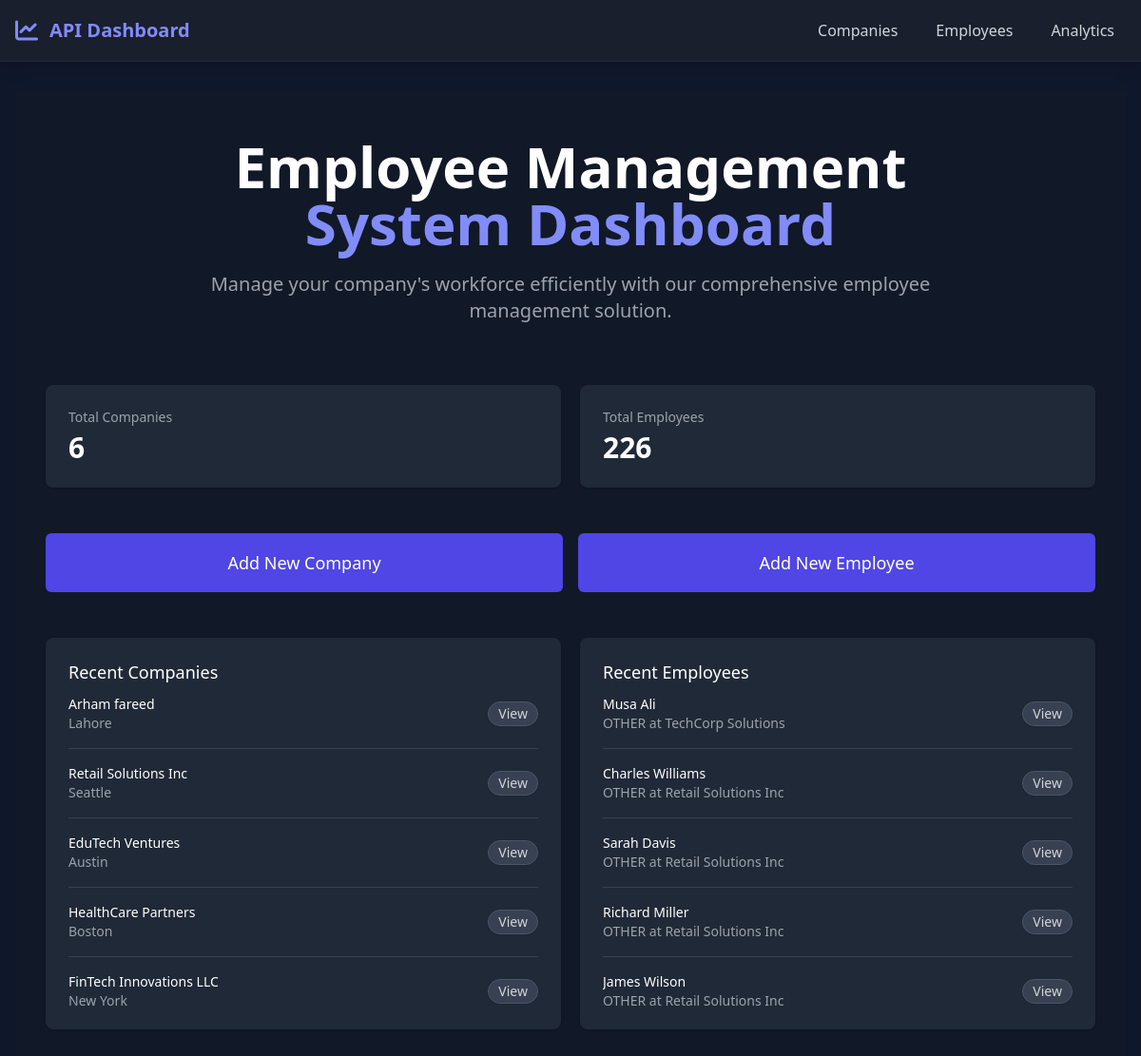
The page / on the database its author committed.
### api/models.py (models this page shows, shortened)
class Company(models.Model):
    COMPANY_TYPES = [
        ('CORP', 'Corporation'),
        ('LLC', 'Limited Liability Company'),
        ('PART', 'Partnership'),
        ('SOLE', 'Sole Proprietorship'),
    ]
    name = models.CharField(max_length=100, unique=True)
    location = models.CharField(max_length=200)
    type = models.CharField(max_length=4, choices=COMPANY_TYPES, default='CORP')
    revenue = models.DecimalField(max_digits=12, decimal_places=2, default=0)
    website = models.URLField(blank=True)
    established_date = models.DateField(null=True, blank=True)
    description = models.TextField(blank=True)
    slug = models.SlugField(unique=True, blank=True)
    created_at = models.DateTimeField(auto_now_add=True)
    updated_at = models.DateTimeField(auto_now=True)
    class Meta:
        verbose_name_plural = "Companies"
        ordering = ['name']

class Employee(models.Model):
    POSITION_CHOICES = [
        ('MGR', 'Manager'),
        ('DEV', 'Developer'),
        ('DES', 'Designer'),
        ('HR', 'HR'),
        ('SALES', 'Sales'),
        ('OTHER', 'Other'),
    ]
    PERFORMANCE_CHOICES = [
        ('EXC', 'Excellent'),
        ('GOOD', 'Good'),
        ('AVG', 'Average'),
        ('BELOW', 'Below Average'),
        ('POOR', 'Poor'),
    ]
    name = models.CharField(max_length=100)
    email = models.EmailField(
        unique=True,
        validators=[EmailValidator(message="Enter a valid email address.")]
    )
    phone = models.CharField(
        max_length=15,
        validators=[
            RegexValidator(
                regex=r'^\+?1?\d{9,15}$',
                message="Phone number must be entered in the format: '+999999999'. Up to 15 digits allowed."
            )
        ]
    )
    position = models.CharField(max_length=5, choices=POSITION_CHOICES, default='OTHER')
    company = models.ForeignKey(Company, on_delete=models.CASCADE)
    hire_date = models.DateField()
    salary = models.DecimalField(max_digits=10, decimal_places=2)
    performance_rating = models.CharField(max_length=5, choices=PERFORMANCE_CHOICES, default='AVG')
    projects_completed = models.IntegerField(default=0)
    is_active = models.BooleanField(default=True)
    created_at = models.DateTimeField(auto_now_add=True)
    updated_at = models.DateTimeField(auto_now=True)
    class Meta:
        ordering = ['name']
        unique_together = ['email', 'company']

### api/views.py (the view)
# urls.py: path('', views.HomeView.as_view(), name='home'),
class HomeView(TemplateView):
    template_name = 'home.html'
    def get_context_data(self, **kwargs):
        context = super().get_context_data(**kwargs)
        context['total_companies'] = Company.objects.count()
        context['total_employees'] = Employee.objects.count()
        context['recent_companies'] = Company.objects.order_by('-created_at')[:5]
        context['recent_employees'] = Employee.objects.order_by('-created_at')[:5]
        return context

### api/templates/home.html (shortened to what this page needs)
{% extends 'base.html' %}
{% block content %}
<div class="min-h-screen bg-gray-900 py-12">
    <div class="max-w-7xl mx-auto px-4 sm:px-6 lg:px-8">
        <div class="text-center mb-16">
            <h1 class="text-4xl font-extrabold text-white sm:text-5xl md:text-6xl">
                <span class="block">Employee Management</span>
                <span class="block text-indigo-400">System Dashboard</span>
            </h1>
            <p class="mt-3 max-w-md mx-auto text-base text-gray-400 sm:text-lg md:mt-5 md:text-xl md:max-w-3xl">
                Manage your company's workforce efficiently with our comprehensive employee management solution.
            </p>
        </div>
        <div class="grid grid-cols-1 gap-5 sm:grid-cols-2 mb-12">
            <div class="bg-gray-800 overflow-hidden shadow rounded-lg">
                <div class="px-4 py-5 sm:p-6">
                    <dt class="text-sm font-medium text-gray-400 truncate">Total Companies</dt>
                    <dd class="mt-1 text-3xl font-semibold text-white">{{ total_companies }}</dd>
                </div>
            </div>
            <div class="bg-gray-800 overflow-hidden shadow rounded-lg">
                <div class="px-4 py-5 sm:p-6">
                    <dt class="text-sm font-medium text-gray-400 truncate">Total Employees</dt>
                    <dd class="mt-1 text-3xl font-semibold text-white">{{ total_employees }}</dd>
                </div>
            </div>
        </div>
        <div class="grid grid-cols-1 gap-4 sm:grid-cols-2 mb-12">
            <a href="{% url 'company_create' %}" class="flex items-center justify-center px-4 py-3 border border-transparent text-base font-medium rounded-md text-white bg-indigo-600 hover:bg-indigo-700 md:py-4 md:text-lg md:px-10">
                Add New Company
            </a>
            <a href="{% url 'employee_create' %}" class="flex items-center justify-center px-4 py-3 border border-transparent text-base font-medium rounded-md text-white bg-indigo-600 hover:bg-indigo-700 md:py-4 md:text-lg md:px-10">
                Add New Employee
            </a>
        </div>
        <div class="grid grid-cols-1 gap-5 sm:grid-cols-2">
            <div class="bg-gray-800 overflow-hidden shadow rounded-lg">
                <div class="px-4 py-5 sm:p-6">
                    <h3 class="text-lg leading-6 font-medium text-white mb-4">Recent Companies</h3>
                    <div class="flow-root">
                        <ul class="-my-5 divide-y divide-gray-700">
                            {% for company in recent_companies %}
                            <li class="py-4">
                                <div class="flex items-center space-x-4">
                                    <div class="flex-1 min-w-0">
                                        <p class="text-sm font-medium text-white truncate">
                                            {{ company.name }}
                                        </p>
                                        <p class="text-sm text-gray-400 truncate">
                                            {{ company.location }}
                                        </p>
                                    </div>
                                    <div>
                                        <a href="{% url 'company_detail' company.slug %}" class="inline-flex items-center shadow-sm px-2.5 py-0.5 border border-gray-600 text-sm leading-5 font-medium rounded-full text-gray-300 bg-gray-700 hover:bg-gray-600">
                                            View
                                        </a>
                                    </div>
                                </div>
                            </li>
                            {% empty %}
                            <li class="py-4">
                                <p class="text-sm text-gray-400">No companies added yet</p>
                            </li>
                            {% endfor %}
                        </ul>
                    </div>
                </div>
            </div>
            <div class="bg-gray-800 overflow-hidden shadow rounded-lg">
                <div class="px-4 py-5 sm:p-6">
                    <h3 class="text-lg leading-6 font-medium text-white mb-4">Recent Employees</h3>
                    <div class="flow-root">
                        <ul class="-my-5 divide-y divide-gray-700">
                            {% for employee in recent_employees %}
                            <li class="py-4">
                                <div class="flex items-center space-x-4">
                                    <div class="flex-1 min-w-0">
                                        <p class="text-sm font-medium text-white truncate">
                                            {{ employee.name }}
                                        </p>
                                        <p class="text-sm text-gray-400 truncate">
                                            {{ employee.position }} at {{ employee.company.name }}
                                        </p>
                                    </div>
                                    <div>
                                        <a href="{% url 'employee_update' employee.pk %}" class="inline-flex items-center shadow-sm px-2.5 py-0.5 border border-gray-600 text-sm leading-5 font-medium rounded-full text-gray-300 bg-gray-700 hover:bg-gray-600">
                                            View
                                        </a>
                                    </div>
                                </div>
                            </li>
                            {% empty %}
                            <li class="py-4">
                                <p class="text-sm text-gray-400">No employees added yet</p>
                            </li>
                            {% endfor %}
                        </ul>
                    </div>
                </div>
            </div>
        </div>
    </div>
</div>
{% endblock %}

### api/templates/base.html (shortened to what this page needs)
<!DOCTYPE html>
<html lang="en">
<head>
    <script src="https://cdn.tailwindcss.com"></script>
    <link href="https://cdnjs.cloudflare.com/ajax/libs/font-awesome/6.0.0/css/all.min.css" rel="stylesheet">
</head>
<body class="bg-dark-300 min-h-screen text-gray-300">
    <nav class="bg-dark-200 shadow-lg border-b border-dark-100">
        <div class="max-w-7xl mx-auto px-4">
            <div class="flex justify-between h-16">
                <div class="flex items-center">
                    <a href="/" class="flex items-center space-x-3 text-indigo-400 hover:text-indigo-300 transition-colors duration-200">
                        <i class="fas fa-chart-line text-2xl"></i>
                        <span class="font-bold text-xl">API Dashboard</span>
                    </a>
                </div>
                <div class="flex items-center space-x-4">
                    <a href="{% url 'company_list' %}" class="hover-scale px-3 py-2 rounded-md text-gray-300 hover:text-indigo-400 hover:bg-dark-100 transition-all duration-200">Companies</a>
                    <a href="{% url 'employee_list' %}" class="hover-scale px-3 py-2 rounded-md text-gray-300 hover:text-indigo-400 hover:bg-dark-100 transition-all duration-200">Employees</a>
                    <a href="{% url 'analytics' %}" class="hover-scale px-3 py-2 rounded-md text-gray-300 hover:text-indigo-400 hover:bg-dark-100 transition-all duration-200">Analytics</a>
                </div>
            </div>
        </div>
    </nav>
    <main class="max-w-7xl mx-auto px-4 py-8">
        {% block content %}{% endblock %}
    </main>
</body>
</html>

### api/templates/base.html (style rules this page uses)
.hover-scale { transition: transform 0.3s ease; }

### rows shown on the page
Company: name "Arham fareed", location "Lahore"
Company: name "Retail Solutions Inc", location "Seattle"
Company: name "EduTech Ventures", location "Austin"
Company: name "HealthCare Partners", location "Boston"
Company: name "FinTech Innovations LLC", location "New York"
Employee: name "Musa Ali", position "OTHER", company.name "TechCorp Solutions"
Employee: name "Charles Williams", position "OTHER", company.name "Retail Solutions Inc"
Employee: name "Sarah Davis", position "OTHER", company.name "Retail Solutions Inc"
Employee: name "Richard Miller", position "OTHER", company.name "Retail Solutions Inc"
Employee: name "James Wilson", position "OTHER", company.name "Retail Solutions Inc"

### other values the page prints
{{ total_companies }} "6"
{{ total_employees }} "226"
